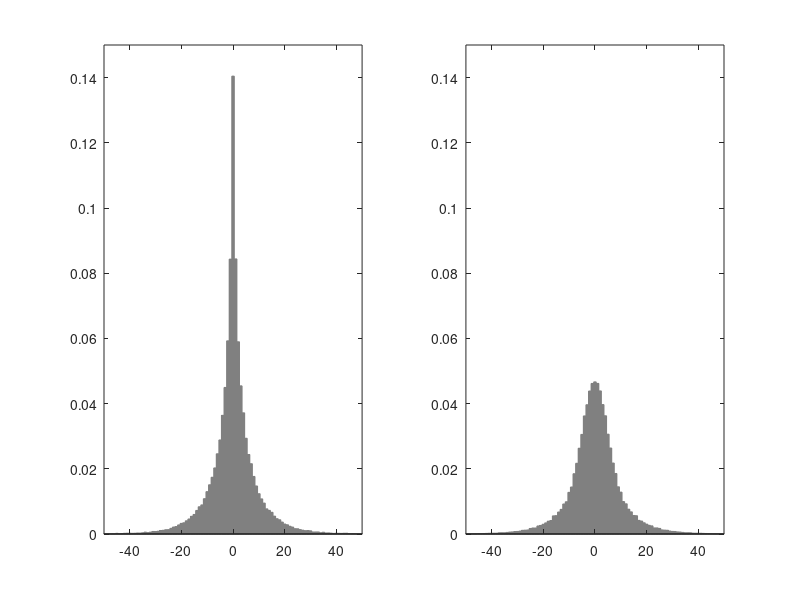

Write the MATLAB code that produced this figure.
clear all
close all
clc


rng(0)

num = 100000;
border = 1;


X = normrnd(0, 2, [num, 1]);
% W = rand(num, 1);
% W = randn(num, 1)*100;
W = normrnd(-2, 4, [num, 1]);



Z = X .* W;


line_X = round(min(X)):border:round(max(X));
f_X = hist(X, line_X);
f_X = f_X/num;

line_W = round(min(W)):border:round(max(W));
f_W = hist(W, line_W);
f_W = f_W/num;

line_Z = round(min(Z)):border*1:round(max(Z));
f_Z = hist(Z, line_Z);
f_Z = f_Z/num;





X = round(X*(1/border))*border;
W = round(W*(1/border))*border;



% assume z = 200

% product distribution simulation experiment





% line_t = 1:border:2000;
% f_t = 1:border:2000;


line_t = -100:border:100;
f_t = -100:border:100;


for j = 1:max(size(line_t))
    z = line_t(j);
    p_all = 0;
    for i = 1:max(size(line_X))
        x = line_X(i);

        if x ~= 0
            p_x = f_X(find(line_X == x));

            w = round( (z/x)*(1/border))*border;
            pos = find(line_W == w);

            p_w = 0;
            if min(size(pos)) > 0
                p_w = p_w + f_W(pos);
            end

            temp = p_x*p_w*(1/abs(x));
            p_all = p_all + temp;

%            [x p_x w p_w temp]

%            disp('x ~= 0')
        else
%             p_x_0 = sum(X == 0)/num;
%             p_w_0 = sum(X == 0)/num;
% 
%             p_all = p_all + p_x_0*(1 - p_w_0) + (1 - p_x_0)*p_w_0 + p_x_0*p_w_0;
% 
%             p_all
%             disp('x == 0')
        end

        [z x]
    end



    f_t(j) = p_all;

end





figure
% subplot(1, 4, 1)
% bar(line_X, f_X, 1, 'FaceColor', [0.5 0.5 0.5], 'EdgeColor', [0.5 0.5 0.5])
% subplot(1, 4, 2)
% bar(line_W, f_W, 1, 'FaceColor', [0.5 0.5 0.5], 'EdgeColor', [0.5 0.5 0.5])
subplot(1, 2, 1)
bar(line_Z, f_Z, 1, 'FaceColor', [0.5 0.5 0.5], 'EdgeColor', [0.5 0.5 0.5])
ylim([0 0.15])
xlim([-50 50])
subplot(1, 2, 2)
bar(line_t, f_t, 1, 'FaceColor', [0.5 0.5 0.5], 'EdgeColor', [0.5 0.5 0.5])
ylim([0 0.15])
xlim([-50 50])




% f_Z_t = abs(f_t - f_t);
% f_Z_t( round( line_Z * (1/border) )) = f_Z;
% 
% 
% p_value = sum(f_Z_t .* f_t)/(sum(f_Z_t.*f_Z_t)^(0.5) * sum(f_t.*f_t)^(0.5))
